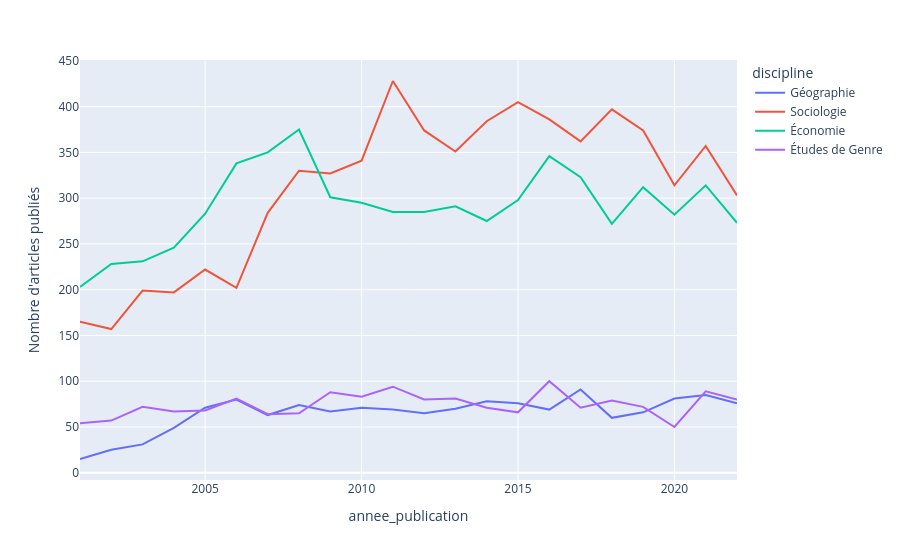

Here is the notebook cell this chart was saved with:
### Markdown cell above
Ensuite, nous créons plusieurs courbes en utilisant la fonction `.line()` et utilisons les mêmes paramètres que précédement à savoir : `label` et `color`. Ici encore il est possible d'ajouter un titre à notre figure, il suffit de retirer le `#` devait l'argument `title` dans l'exemple suivant (et tous ceux qui suivent) :

### Code cell
# Créé des courbes avec la fonction px.line() et ajoute quelques customisations
fig = px.line(
    evolution_genre_par_annee,
    x = "annee_publication",
    y = "size",
    # title = "Ajouter le titre de votre choix",
    labels = {"size" : "Nombre d'articles publiés"},
    color = "discipline"
)

fig.show()

### Figure 1 — Plotly figure (JSON) as saved in the notebook; plotly's stock layout.template omitted (floating-point values rounded to 4 significant figures)
{"data": [{"hovertemplate": "discipline=Géographie<br>annee_publication=%{x}<br>Nombre d'articles publiés=%{y}<extra></extra>", "legendgroup": "Géographie", "line": {"color": "#636efa", "dash": "solid"}, "marker": {"symbol": "circle"}, "mode": "lines", "name": "Géographie", "orientation": "v", "showlegend": true, "type": "scatter", "x": [2001, 2002, 2003, 2004, 2005, 2006, 2007, 2008, 2009, 2010, 2011, 2012, 2013, 2014, 2015, 2016, 2017, 2018, 2019, 2020, 2021, 2022], "xaxis": "x", "y": [15, 25, 31, 49, 71, 80, 63, 74, 67, 71, 69, 65, 70, 78, 76, 69, 91, 60, 66, 81, 85, 76], "yaxis": "y"}, {"hovertemplate": "discipline=Sociologie<br>annee_publication=%{x}<br>Nombre d'articles publiés=%{y}<extra></extra>", "legendgroup": "Sociologie", "line": {"color": "#EF553B", "dash": "solid"}, "marker": {"symbol": "circle"}, "mode": "lines", "name": "Sociologie", "orientation": "v", "showlegend": true, "type": "scatter", "x": [2001, 2002, 2003, 2004, 2005, 2006, 2007, 2008, 2009, 2010, 2011, 2012, 2013, 2014, 2015, 2016, 2017, 2018, 2019, 2020, 2021, 2022], "xaxis": "x", "y": [165, 157, 199, 197, 222, 202, 284, 330, 327, 341, 428, 374, 351, 384, 405, 386, 362, 397, 374, 314, 357, 303], "yaxis": "y"}, {"hovertemplate": "discipline=Économie<br>annee_publication=%{x}<br>Nombre d'articles publiés=%{y}<extra></extra>", "legendgroup": "Économie", "line": {"color": "#00cc96", "dash": "solid"}, "marker": {"symbol": "circle"}, "mode": "lines", "name": "Économie", "orientation": "v", "showlegend": true, "type": "scatter", "x": [2001, 2002, 2003, 2004, 2005, 2006, 2007, 2008, 2009, 2010, 2011, 2012, 2013, 2014, 2015, 2016, 2017, 2018, 2019, 2020, 2021, 2022], "xaxis": "x", "y": [203, 228, 231, 246, 283, 338, 350, 375, 301, 295, 285, 285, 291, 275, 298, 346, 323, 272, 312, 282, 314, 273], "yaxis": "y"}, {"hovertemplate": "discipline=Études de Genre<br>annee_publication=%{x}<br>Nombre d'articles publiés=%{y}<extra></extra>", "legendgroup": "Études de Genre", "line": {"color": "#ab63fa", "dash": "solid"}, "marker": {"symbol": "circle"}, "mode": "lines", "name": "Études de Genre", "orientation": "v", "showlegend": true, "type": "scatter", "x": [2001, 2002, 2003, 2004, 2005, 2006, 2007, 2008, 2009, 2010, 2011, 2012, 2013, 2014, 2015, 2016, 2017, 2018, 2019, 2020, 2021, 2022], "xaxis": "x", "y": [54, 57, 72, 67, 68, 81, 64, 65, 88, 83, 94, 80, 81, 71, 66, 100, 71, 79, 72, 50, 89, 80], "yaxis": "y"}], "layout": {"legend": {"title": {"text": "discipline"}, "tracegroupgap": 0}, "margin": {"t": 60}, "xaxis": {"anchor": "y", "domain": [0, 1], "title": {"text": "annee_publication"}}, "yaxis": {"anchor": "x", "domain": [0, 1], "title": {"text": "Nombre d'articles publiés"}}}}
